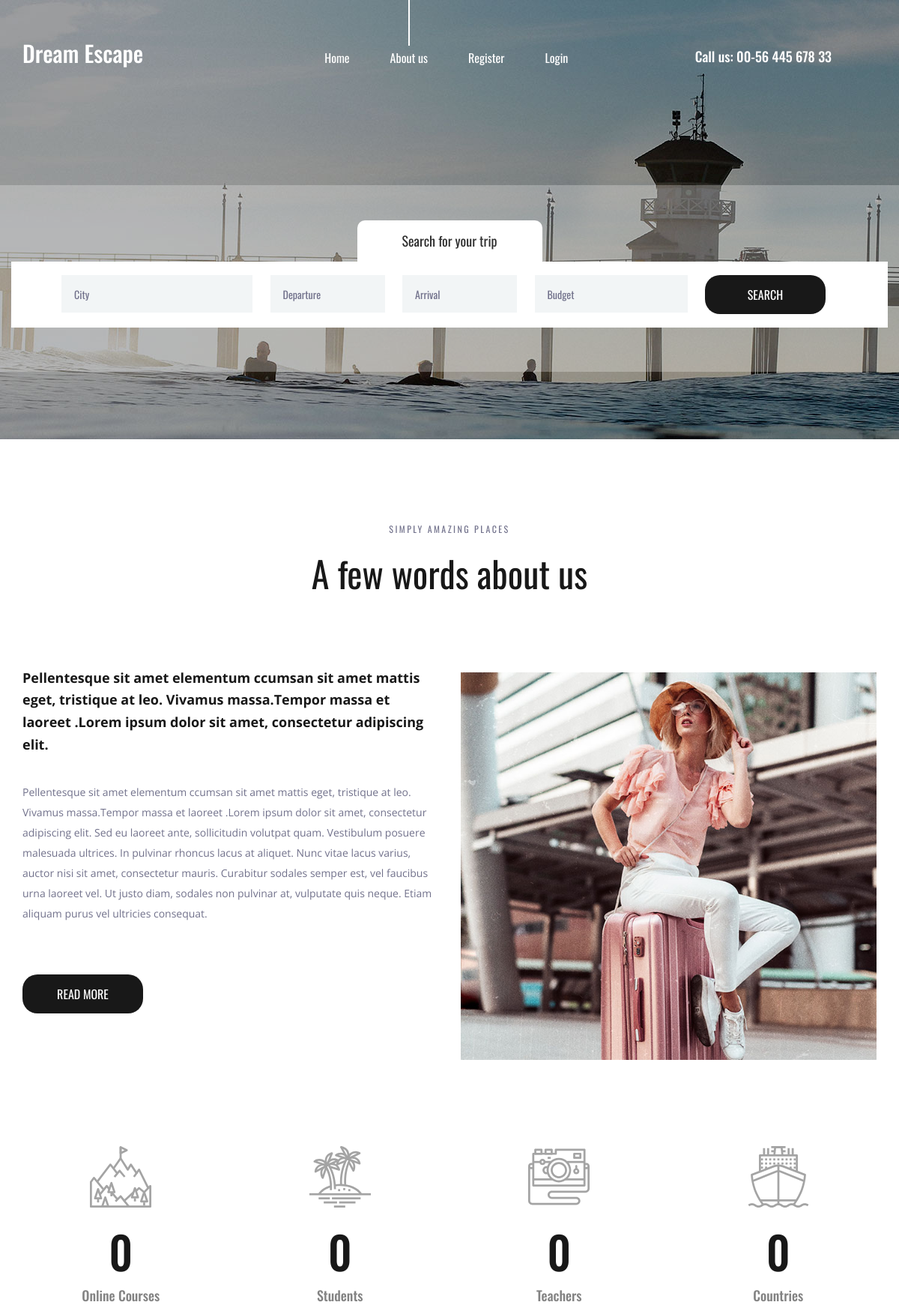
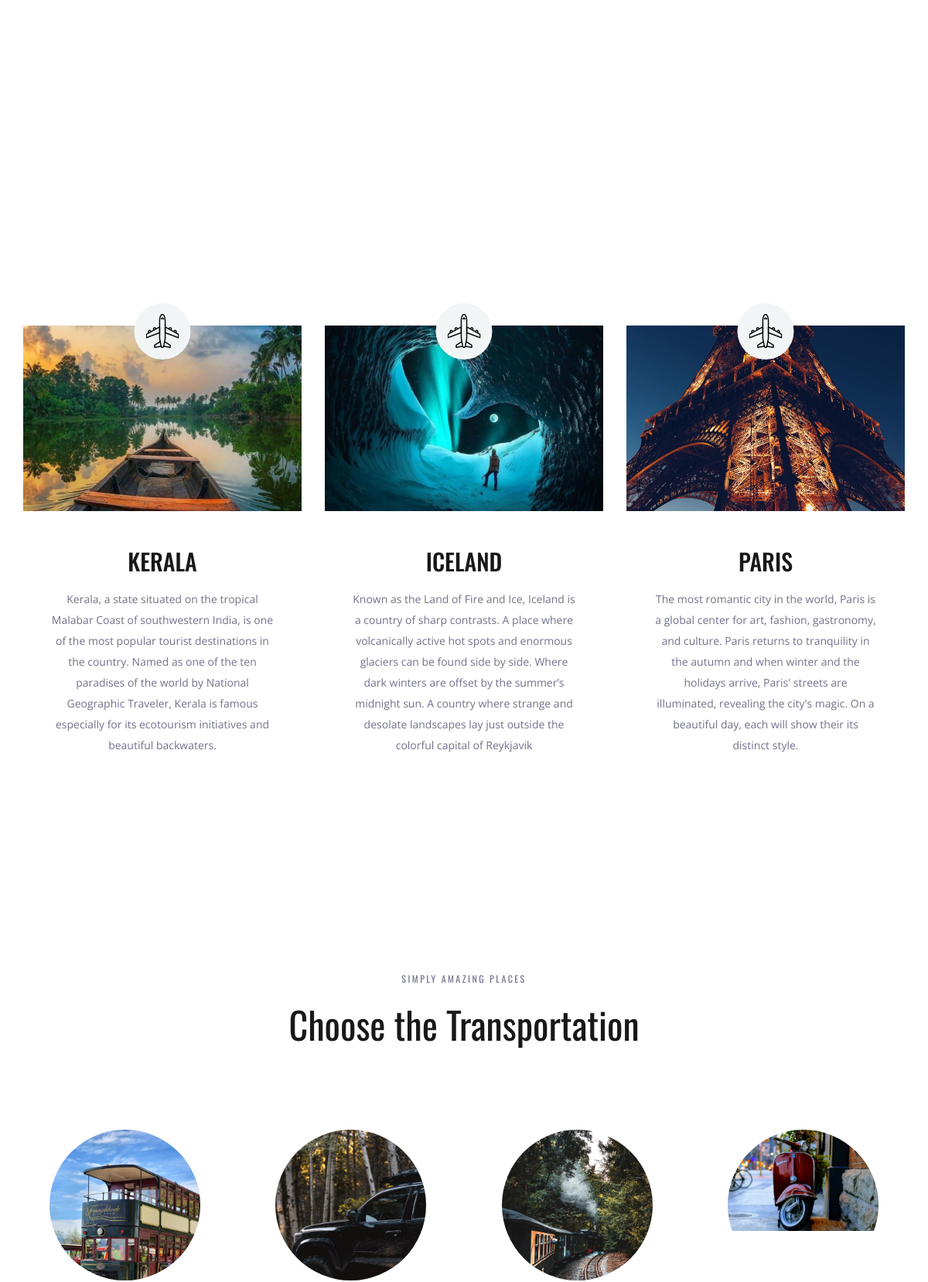
The page / (upper part) on the database its author committed (2 pictures, top to bottom).
### apptravel/models.py (models this page shows, shortened)
class Place(models.Model):
    name=models.CharField(max_length=250)
    img=models.ImageField(upload_to='pics')
    desc=models.TextField()

class Transportation(models.Model):
    name = models.CharField(max_length=250)
    img = models.ImageField(upload_to='pics')
    desc = models.TextField()

### apptravel/views.py (the view)
# urls.py: path('',views.index,name='index'),
def index(request):
    obj=Place.objects.all()
    obj2 = Transportation.objects.all()
    return render(request,'index.html',{'result':obj,'results':obj2})

### template/index.html (shortened to what this page needs)
{% load static %}
<!DOCTYPE html>
<html lang="en">
<head>
<link rel="stylesheet" type="text/css" href="{% static 'styles/bootstrap4/bootstrap.min.css' %}">
<link href="{% static 'plugins/font-awesome-4.7.0/css/font-awesome.min.css' %}" rel="stylesheet" type="text/css">
<link rel="stylesheet" type="text/css" href="{% static 'plugins/OwlCarousel2-2.2.1/owl.carousel.css' %}">
<link rel="stylesheet" type="text/css" href="{% static 'plugins/OwlCarousel2-2.2.1/owl.theme.default.css' %}">
<link rel="stylesheet" type="text/css" href="{% static 'plugins/OwlCarousel2-2.2.1/animate.css' %}">
<link rel="stylesheet" type="text/css" href="{% static 'styles/about.css' %}">
<link rel="stylesheet" type="text/css" href="{% static 'styles/about_responsive.css' %}">
</head>
<body>
<div class="super_container">
	<header class="header">
		<div class="container">
			<div class="row">
				<div class="col">
					<div class="header_content d-flex flex-row align-items-center justify-content-start">
						<div class="header_content_inner d-flex flex-row align-items-end justify-content-start">
							<div class="logo"><a href="index.html">Dream Escape</a></div>
							<nav class="main_nav">
								<ul class="d-flex flex-row align-items-start justify-content-start">
									<li><a href="index.html">Home</a></li>
									<li class="active"><a href="about.html">About us</a></li>
									{% if user.is_authenticated %}
									<li>Hello {{user.username}}</li>
									<li><a href="newapp/logout">Logout</a></li>
									{% else %}
									<li><a href="newapp/register">Register</a></li>
									<li><a href="newapp/login">Login</a></li>
									{% endif %}
								</ul>
							</nav>
							<div class="header_phone ml-auto">Call us: 00-56 445 678 33</div>
						</div>
					</div>
				</div>
			</div>
		</div>
	</header>
	<div class="home">
		<div class="background_image" style="background-image:url({% static 'images/about.jpg' %})"></div>
	</div>
	<div class="home_search">
		<div class="container">
			<div class="row">
				<div class="col">
					<div class="home_search_container">
						<div class="home_search_title">Search for your trip</div>
						<div class="home_search_content">
							<form action="#" class="home_search_form" id="home_search_form">
								<div class="d-flex flex-lg-row flex-column align-items-start justify-content-lg-between justify-content-start">
									<input type="text" class="search_input search_input_1" placeholder="City" required="required">
									<input type="text" class="search_input search_input_2" placeholder="Departure" required="required">
									<input type="text" class="search_input search_input_3" placeholder="Arrival" required="required">
									<input type="text" class="search_input search_input_4" placeholder="Budget" required="required">
									<button class="home_search_button">search</button>
								</div>
							</form>
						</div>
					</div>
				</div>
			</div>
		</div>
	</div>
	<div class="about">
		<div class="container">
			<div class="row">
				<div class="col text-center">
					<div class="section_subtitle">simply amazing places</div>
					<div class="section_title"><h2>A few words about us</h2></div>
				</div>
			</div>
			<div class="row about_row">
				<div class="col-lg-6">
					<div class="about_content">
						<div class="text_highlight">Pellentesque sit amet elementum ccumsan sit amet mattis eget, tristique at leo. Vivamus massa.Tempor massa et laoreet .Lorem ipsum dolor sit amet, consectetur adipiscing elit.</div>
						<div class="about_text">
							<p>Pellentesque sit amet elementum ccumsan sit amet mattis eget, tristique at leo. Vivamus massa.Tempor massa et laoreet .Lorem ipsum dolor sit amet, consectetur adipiscing elit. Sed eu laoreet ante, sollicitudin volutpat quam. Vestibulum posuere malesuada ultrices. In pulvinar rhoncus lacus at aliquet. Nunc vitae lacus varius, auctor nisi sit amet, consectetur mauris. Curabitur sodales semper est, vel faucibus urna laoreet vel. Ut justo diam, sodales non pulvinar at, vulputate quis neque. Etiam aliquam purus vel ultricies consequat.</p>
						</div>
						<div class="button about_button"><a href="#">read more</a></div>
					</div>
				</div>
				<div class="col-lg-6">
					<div class="about_image"><img src="{% static 'images/about_1.jpg' %}" alt=""></div>
				</div>
			</div>
		</div>
	</div>
	<div class="milestones">
		<div class="container">
			<div class="row">
				<div class="col-lg-3 milestone_col">
					<div class="milestone text-center">
						<div class="milestone_icon"><img src="{% static 'images/mountain.svg' %}" alt=""></div>
						<div class="milestone_counter" data-end-value="17">0</div>
						<div class="milestone_text">Online Courses</div>
					</div>
				</div>
				<div class="col-lg-3 milestone_col">
					<div class="milestone text-center">
						<div class="milestone_icon"><img src="{% static 'images/island.svg' %}" alt=""></div>
						<div class="milestone_counter" data-end-value="213">0</div>
						<div class="milestone_text">Students</div>
					</div>
				</div>
				<div class="col-lg-3 milestone_col">
					<div class="milestone text-center">
						<div class="milestone_icon"><img src="{% static 'images/camera.svg' %}" alt=""></div>
						<div class="milestone_counter" data-end-value="11923">0</div>
						<div class="milestone_text">Teachers</div>
					</div>
				</div>
				<div class="col-lg-3 milestone_col">
					<div class="milestone text-center">
						<div class="milestone_icon"><img src="{% static 'images/boat.svg' %}" alt=""></div>
						<div class="milestone_counter" data-end-value="15">0</div>
						<div class="milestone_text">Countries</div>
					</div>
				</div>
			</div>
		</div>
	</div>
	<div class="why">
		<div class="parallax_background parallax-window" data-parallax="scroll" data-image-src="{% static 'images/why.jpg' %}" data-speed="0.8"></div>
		<div class="container">
			<div class="row">
				<div class="col text-center">
					<div class="section_subtitle">simply amazing places</div>
					<div class="section_title"><h2>Why choose us?</h2></div>
				</div>
			</div>
			<div class="row why_row">
				{% for i in result %}
				<div class="col-lg-4 why_col">
					<div class="why_item">
						<div class="why_image">
							<img src="{{i.img.url}}" alt="">
							<div class="why_icon d-flex flex-column align-items-center justify-content-center">
								<img src="{% static 'images/why_1.svg' %}" alt="">
							</div>
						</div>
						<div class="why_content text-center">
							<div class="why_title">{{i.name}}</div>
							<div class="why_text">
								<p>{{i.desc}}</p>
							</div>
						</div>
					</div>
				</div>
				{% endfor %}
			</div>
		</div>
	</div>
	<div class="team">
		<div class="container">
			<div class="row">
				<div class="col text-center">
					<div class="section_subtitle">simply amazing places</div>
					<div class="section_title"><h2>Choose the Transportation</h2></div>
				</div>
			</div>
			<div class="row team_row">
				{% for j in results %}
				<div class="col-xl-3 col-md-6 team_col">
					<div class="team_item d-flex flex-column align-items-center justify-content-start text-center">
						<div class="team_image"><img src="{{j.img.url}}" alt=""></div>
					</div>
				</div>
				{% endfor %}
			</div>
		</div>
	</div>
</div>
</body>
</html>

### rows shown on the page
Place: img (picture), name "KERALA", desc "Kerala, a state situated on the tropical Malabar Coast of southwestern India, is one of the most popular tourist destinations in the country. Named as one of the ten paradises of the world by National Geographic Traveler, Kerala is famous especially for its ecotourism initiatives and beautiful backwaters."
Place: img (picture), name "ICELAND", desc "Known as the Land of Fire and Ice, Iceland is a country of sharp contrasts. A place where volcanically active hot spots and enormous glaciers can be found side by side. Where dark winters are offset by the summer’s midnight sun. A country where strange and desolate landscapes lay just outside the colorful capital of Reykjavik"
Place: img (picture), name "PARIS", desc "The most romantic city in the world, Paris is a global center for art, fashion, gastronomy, and culture. Paris returns to tranquility in the autumn and when winter and the holidays arrive, Paris' streets are illuminated, revealing the city's magic. On a beautiful day, each will show their its distinct style."
Transportation: img (picture)
Transportation: img (picture)
Transportation: img (picture)
Transportation: img (picture)
